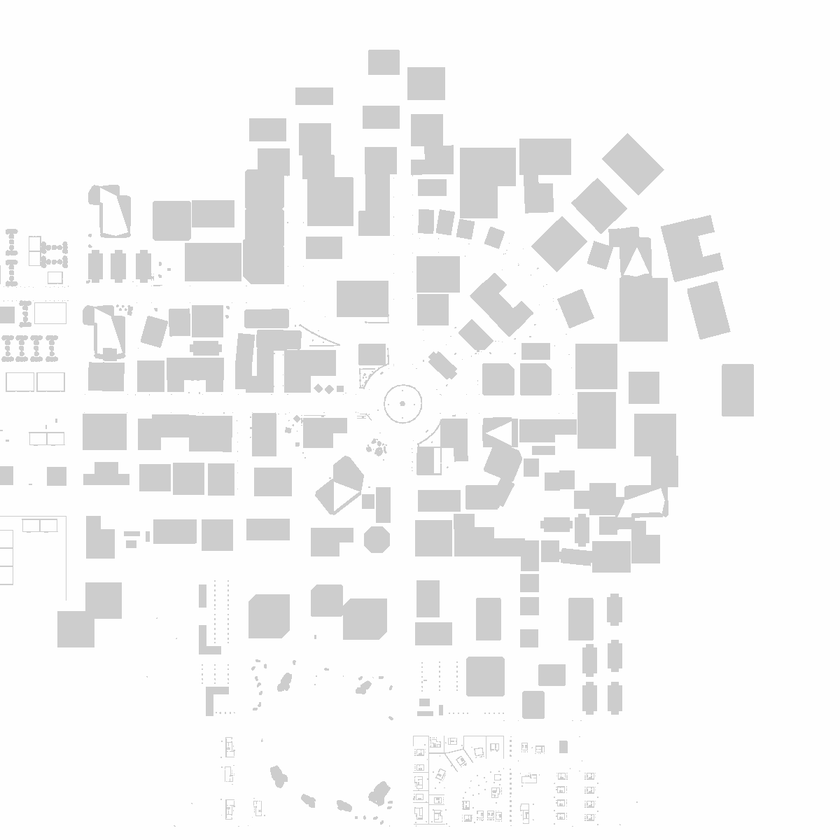
#> input picture voronoi_test/images/city_map.png, 840 x 840 px, shrunk from 1200 x 1200 before the run
$ python generate_points.py
#> lines starting #> are read from the running program, lines starting #| are printed output that depends on the picture; after the words box and inside, x2 and y2 are one past the last pixel; in counts of white or black regions, pixels touching at a corner belong together
import cv2
import numpy as np
from scipy.spatial import Voronoi, voronoi_plot_2d
import matplotlib.pyplot as plt
import os

# [23 lines left out: function extract_corners_canny, not called in this run]

def extract_contours(image_path):
#> called with image_path = 'voronoi_test/images/city_map.png'
    image = cv2.imread(image_path)
#> image is the input picture: shape (840, 840, 3); min 187, max 255, mean 243.9
    gray = cv2.cvtColor(image, cv2.COLOR_BGR2GRAY)
    edges = cv2.Canny(gray, threshold1=100, threshold2=200)
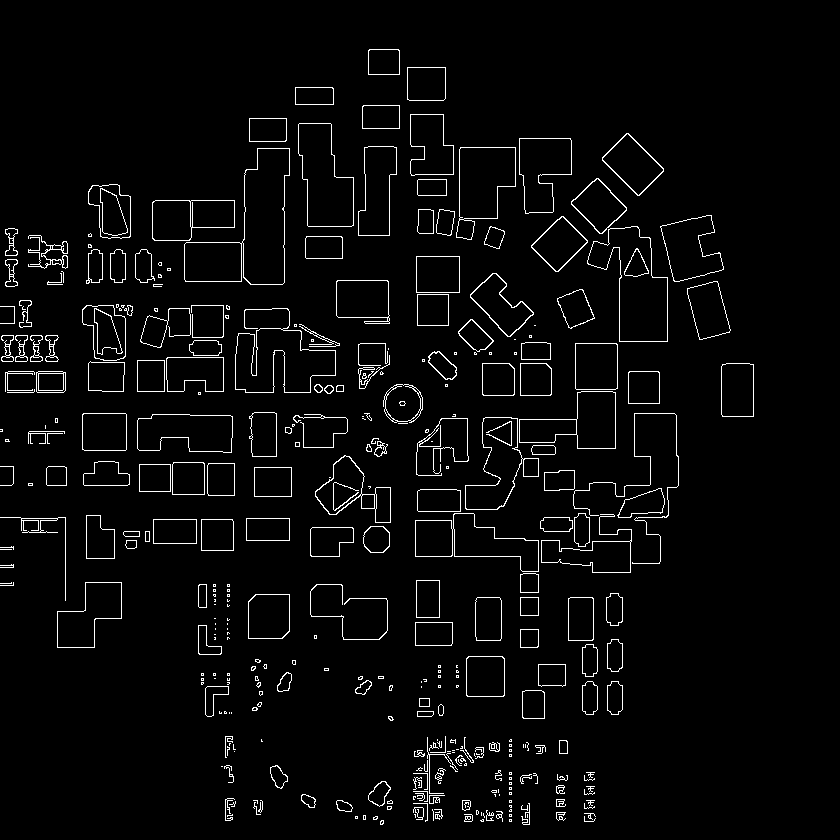
#> edges: shape (840, 840); 3.4% white in thin lines or dots, all inside (x1, y1, x2, y2) = (0, 49, 754, 825)
    _, thresholded = cv2.threshold(gray, 127, 255, cv2.THRESH_BINARY)
#> thresholded: shape (840, 840); every value is 255

    contours, _ = cv2.findContours(edges, cv2.RETR_EXTERNAL, cv2.CHAIN_APPROX_SIMPLE)
#> contours = 357 contours, 226 with area under 20; largest, box (x1, y1, x2, y2) and area: (184, 148, 290, 285) 7525, (587, 226, 668, 342) 5214, (235, 308, 336, 393) 4416, (298, 123, 354, 227) 4024, (415, 513, 539, 572) 3814
    bound_contours, _ = cv2.findContours(thresholded, cv2.RETR_TREE, cv2.CHAIN_APPROX_SIMPLE)
#> bound_contours = [[[0, 0], [0, 839], [839, 839], [839, 0]]]

    all_contours = contours + bound_contours
#> all_contours = 358 contours, 226 with area under 20; largest, box (x1, y1, x2, y2) and area: (0, 0, 840, 840) 703921, (184, 148, 290, 285) 7525, (587, 226, 668, 342) 5214, (235, 308, 336, 393) 4416, (298, 123, 354, 227) 4024
    valid_contours = [contour for contour in all_contours if len(contour) >= 4]
#> valid_contours = 324 contours, 192 with area under 20; largest, box (x1, y1, x2, y2) and area: (0, 0, 840, 840) 703921, (184, 148, 290, 285) 7525, (587, 226, 668, 342) 5214, (235, 308, 336, 393) 4416, (298, 123, 354, 227) 4024

    points_list = []
    for contour in all_contours:
        for point in contour:
            points_list.append(point[0])
#> this loop made 358 passes
#> contour on passes 2, 6, 7: [[509, 819], [509, 821], [511, 821], [511, 819]], [[355, 816], [355, 818], [357, 818], [357, 816]], [[363, 815], [363, 819], [365, 819], [365, 815]]
#> after the loop, points_list = 5585 pairs, first value 0 to 839, second value 0 to 839

    points_array = np.array(points_list)
#> points_array has the same summary as points_list

    print(points_array)
#> (printed output is left out)

    image_contours = image.copy()
    cv2.drawContours(image_contours, valid_contours, -1, (0, 255, 0), 2)
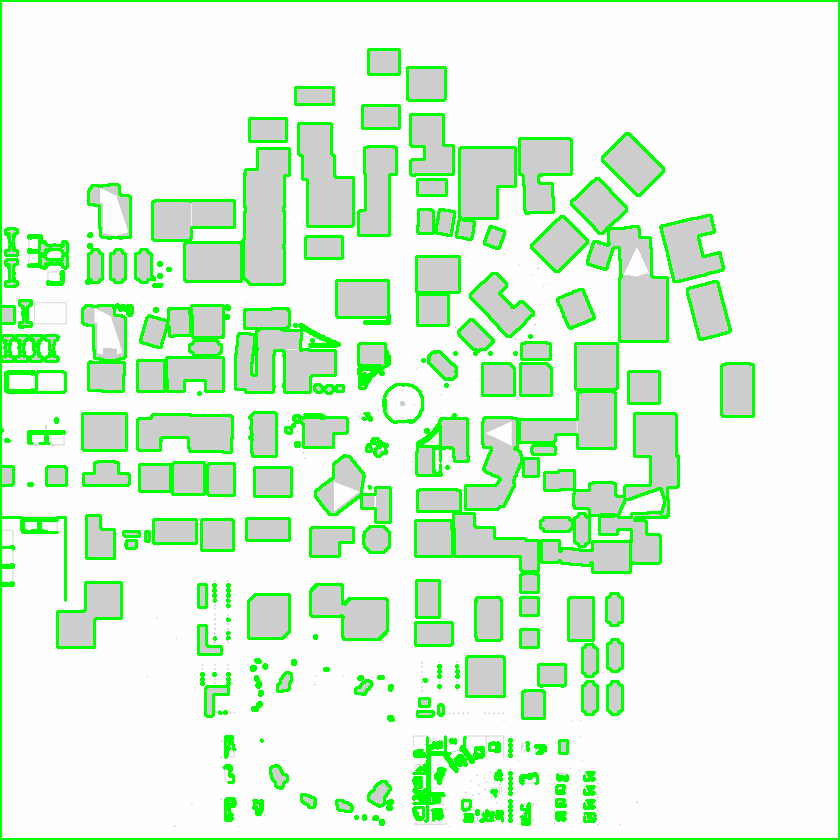
#> image_contours: shape (840, 840, 3); 10.42% of pixels changed, all inside (x1, y1, x2, y2) = (0, 0, 840, 840)


    # Display the result
    cv2.imshow('Detected Edges', image_contours)
    cv2.waitKey(0)
    cv2.destroyAllWindows()

    return valid_contours

# [52 lines left out: functions extract_border_contours, main, not called in this run]
    #plot_voronoi_on_image(image_path, points)

# Usage
#image_path = os.path.join(os.getcwd(), 'images' ,'voronoi_d0.png')
image_path = os.path.join(os.getcwd(), 'images' ,'city_map.png')
#main(image_path)
#extract_corners_canny(image_path)
extract_contours(image_path)
#extract_border_contours(image_path)

$ run again, with voronoi_test/images/voronoi_d0.png copied over voronoi_test/images/city_map.png
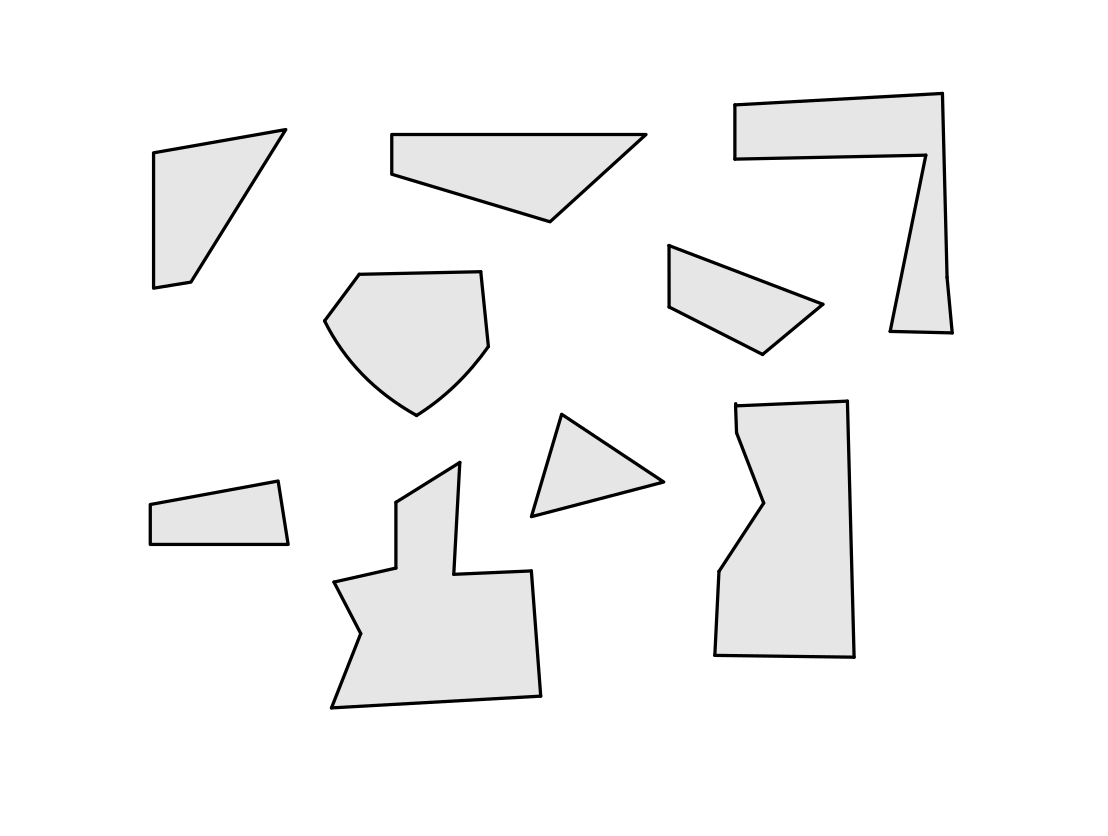
#> input picture voronoi_test/images/voronoi_d0.png, 1108 x 836 px
#> in extract_contours, image is the input picture: shape (836, 1108, 3); min 0, max 255, mean 246.6
#> in extract_contours, `edges = cv2.Canny(gray, threshold1=100, threshold2=200)`:
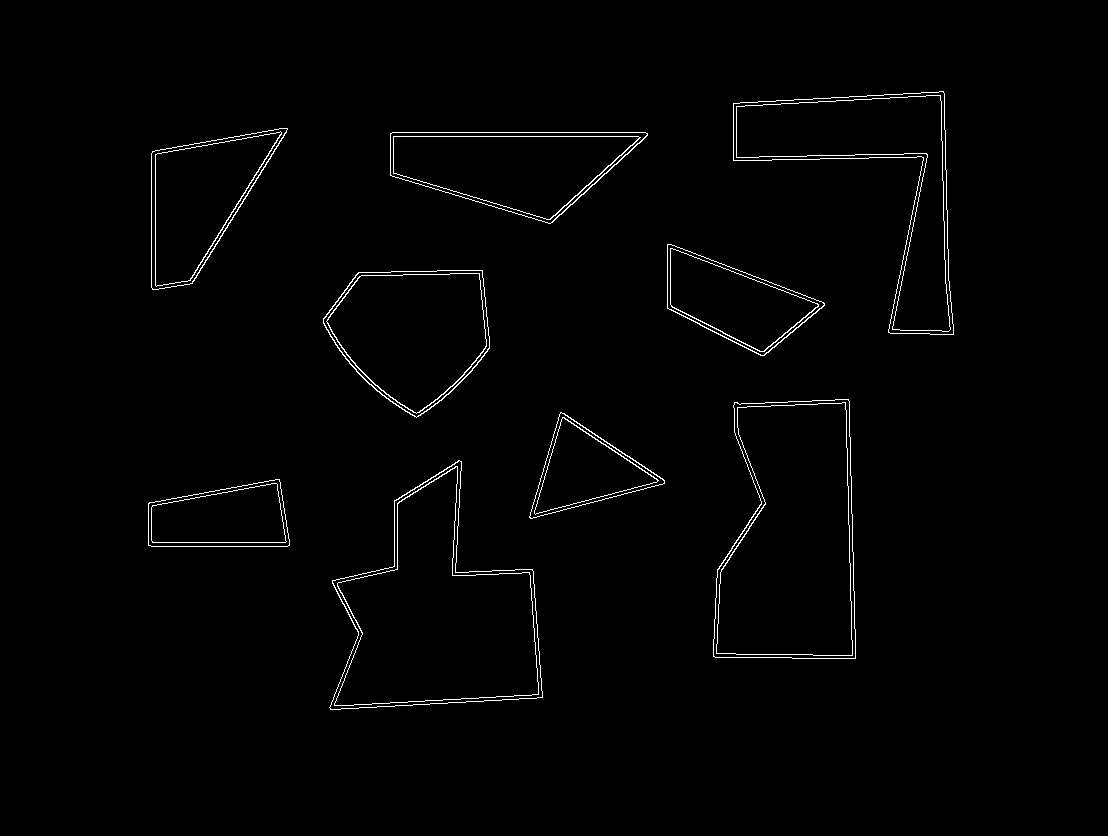
#> edges: shape (836, 1108); 1.2% white in thin lines or dots, all inside (x1, y1, x2, y2) = (148, 91, 954, 710)
#> thresholded: shape (836, 1108); 98.1% white; 9 black regions
#> contours = 9 contours; largest, box (x1, y1, x2, y2) and area: (329, 460, 543, 710) 31314, (713, 399, 856, 659) 30594, (733, 91, 954, 335) 20458, (323, 270, 490, 418) 17496, (390, 132, 648, 224) 15332
#> bound_contours = 19 contours; largest, box (x1, y1, x2, y2) and area: (0, 0, 1108, 836) 924345, (329, 460, 543, 711) 31739, (712, 398, 857, 660) 30950, (334, 466, 539, 706) 27980, (717, 403, 852, 655) 27607
#> all_contours = 28 contours; largest, box (x1, y1, x2, y2) and area: (0, 0, 1108, 836) 924345, (329, 460, 543, 711) 31739, (329, 460, 543, 710) 31314, (712, 398, 857, 660) 30950, (713, 399, 856, 659) 30594
#> valid_contours has the same summary as all_contours
#> the loop in extract_contours, `for contour in all_contours:` made 28 passes
#> contour on pass 10: [[0, 0], [0, 835], [1107, 835], [1107, 0]]
#> after the loop in extract_contours, `for contour in all_contours:`: points_list = 4381 pairs, first value 0 to 1107, second value 0 to 835
#> points_array has the same summary as points_list
#> (printed output is left out)
#> in extract_contours, `cv2.drawContours(image_contours, valid_contours, -1, (0, 255, 0), 2)`:
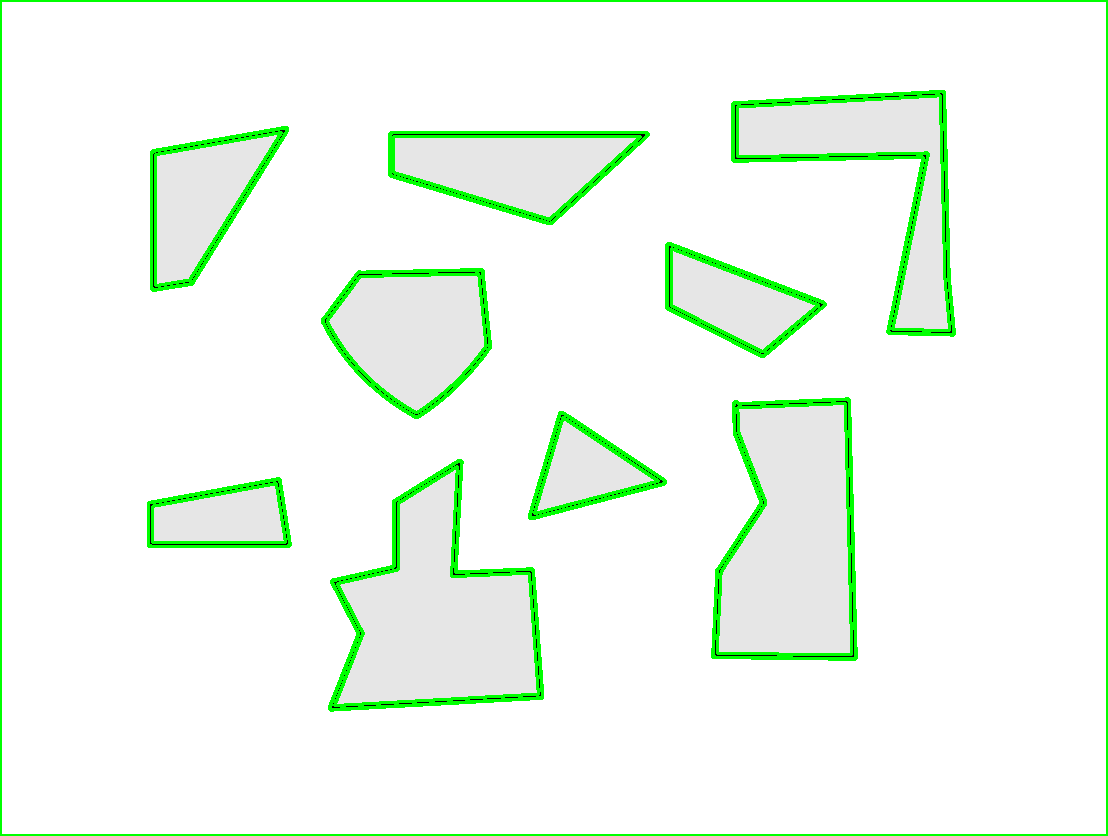
#> image_contours: shape (836, 1108, 3); 4.76% of pixels changed, all inside (x1, y1, x2, y2) = (0, 0, 1108, 836)
